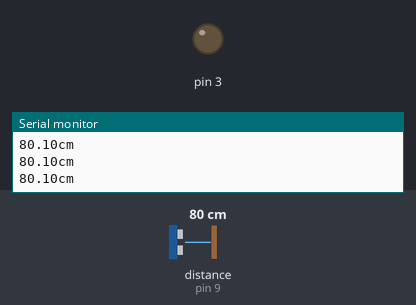
This sketch was run on a simulated Arduino Uno, built with avr-gcc and run on an emulated ATmega328P. Parts: output pins drawn as LEDs (lit = HIGH), the last lines printed to the serial monitor. Wiring (inferred from the names in the program): ultrasonic range finder: trigger pin 8; echo pin 9. The inputs (shaded band) are chosen by the test bench; at power-on: distance to the obstacle (sensor on pin 9) 80 cm. The echo pulse lasts 58.3 µs per cm; pins used as bus, display or sensor lines are not drawn.

Above: at 1.2 s.
1.3 s: distance to the obstacle (sensor on pin 9) set to 7 cm
2.8 s: distance to the obstacle (sensor on pin 9) set to 4 cm
At 4.2 s:
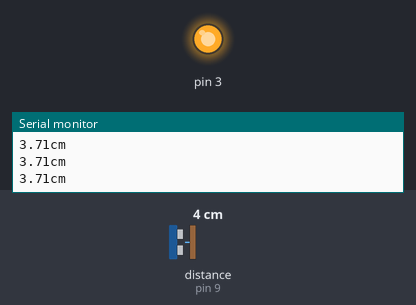
4.5 s: distance to the obstacle (sensor on pin 9) set to 9 cm
At 6.0 s:
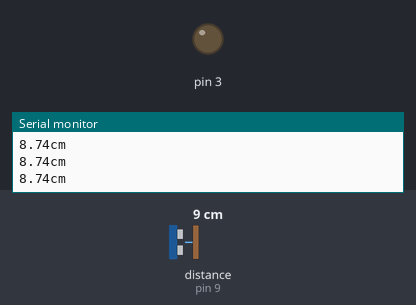
6.3 s: distance to the obstacle (sensor on pin 9) set to 2 cm
At 7.8 s:
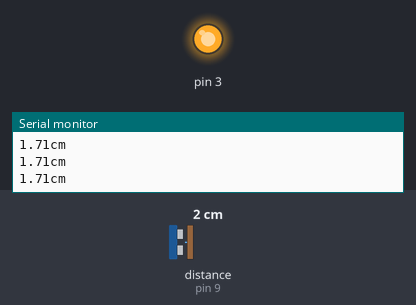
Timing chart, 0 to 9.1 s (numbered marks = the images above; inputs shaded):
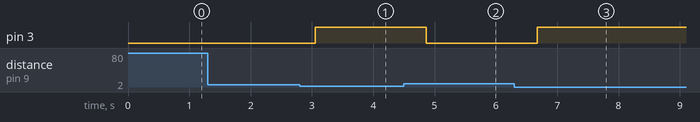

Measured:
- the behaviour switches between 6 and 5 cm on distance to the obstacle (sensor on pin 9) (found by bisection; images 0 and 1)
- after the input at 2.8 s, pin 3: LOW → HIGH after 0.25 s
- after the input at 4.5 s, pin 3: HIGH → LOW after 0.36 s
- after the input at 6.3 s, pin 3: LOW → HIGH after 0.37 s

The sketch:

Ultrasonic_2.ino
```cpp
int trig = 8;
int echo = 9;

void setup() {
  Serial.begin(9600);
  pinMode(trig, OUTPUT);
  pinMode(echo, INPUT);
  pinMode(3, OUTPUT);
}

void loop() {
  digitalWrite(trig, LOW);
  digitalWrite(echo, LOW);
  delayMicroseconds(2);
  digitalWrite(trig, HIGH);
  delayMicroseconds(10);
  digitalWrite(trig, LOW);
  unsigned long duration = pulseIn(echo, HIGH);

  float distance = duration / 29.0 / 2.0;

  Serial.print(distance);
  Serial.println("cm");

  delay(200);

  if (distance < 5) {
    digitalWrite(3, HIGH);
  }

  else {
    digitalWrite(3, LOW);
  }
}
```
